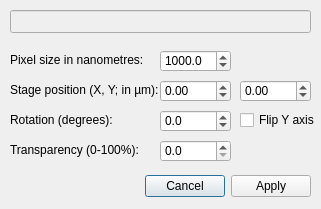
<?xml version="1.0" encoding="UTF-8"?>
<ui version="4.0">
 <class>modifyImage</class>
 <widget class="QDialog" name="modifyImage">
  <property name="geometry">
   <rect>
    <x>0</x>
    <y>0</y>
    <width>321</width>
    <height>209</height>
   </rect>
  </property>
  <property name="windowTitle">
   <string>Modify image</string>
  </property>
  <widget class="QDialogButtonBox" name="buttonBox">
   <property name="geometry">
    <rect>
     <x>110</x>
     <y>170</y>
     <width>201</width>
     <height>32</height>
    </rect>
   </property>
   <property name="orientation">
    <enum>Qt::Horizontal</enum>
   </property>
   <property name="standardButtons">
    <set>QDialogButtonBox::Apply|QDialogButtonBox::Cancel</set>
   </property>
  </widget>
  <widget class="QDoubleSpinBox" name="doubleSpinBox_pixelSize">
   <property name="geometry">
    <rect>
     <x>160</x>
     <y>50</y>
     <width>71</width>
     <height>22</height>
    </rect>
   </property>
   <property name="layoutDirection">
    <enum>Qt::LeftToRight</enum>
   </property>
   <property name="decimals">
    <number>1</number>
   </property>
   <property name="maximum">
    <double>100000.000000000000000</double>
   </property>
   <property name="singleStep">
    <double>10.000000000000000</double>
   </property>
   <property name="value">
    <double>1000.000000000000000</double>
   </property>
  </widget>
  <widget class="QLineEdit" name="lineEdit_selectedImage">
   <property name="enabled">
    <bool>false</bool>
   </property>
   <property name="geometry">
    <rect>
     <x>10</x>
     <y>10</y>
     <width>301</width>
     <height>23</height>
    </rect>
   </property>
  </widget>
  <widget class="QLabel" name="label_st">
   <property name="geometry">
    <rect>
     <x>10</x>
     <y>50</y>
     <width>151</width>
     <height>20</height>
    </rect>
   </property>
   <property name="text">
    <string>Pixel size in nanometres:</string>
   </property>
  </widget>
  <widget class="QLabel" name="label_st_2">
   <property name="geometry">
    <rect>
     <x>10</x>
     <y>140</y>
     <width>151</width>
     <height>20</height>
    </rect>
   </property>
   <property name="text">
    <string>Transparency (0-100%):</string>
   </property>
  </widget>
  <widget class="QLabel" name="label_st_5">
   <property name="geometry">
    <rect>
     <x>10</x>
     <y>110</y>
     <width>151</width>
     <height>20</height>
    </rect>
   </property>
   <property name="text">
    <string>Rotation (degrees):</string>
   </property>
  </widget>
  <widget class="QDoubleSpinBox" name="doubleSpinBox_posY">
   <property name="geometry">
    <rect>
     <x>240</x>
     <y>80</y>
     <width>71</width>
     <height>22</height>
    </rect>
   </property>
   <property name="layoutDirection">
    <enum>Qt::LeftToRight</enum>
   </property>
   <property name="minimum">
    <double>-140000.000000000000000</double>
   </property>
   <property name="maximum">
    <double>140000.000000000000000</double>
   </property>
   <property name="singleStep">
    <double>1.000000000000000</double>
   </property>
  </widget>
  <widget class="QDoubleSpinBox" name="doubleSpinBox_posX">
   <property name="geometry">
    <rect>
     <x>160</x>
     <y>80</y>
     <width>71</width>
     <height>22</height>
    </rect>
   </property>
   <property name="layoutDirection">
    <enum>Qt::LeftToRight</enum>
   </property>
   <property name="minimum">
    <double>-140000.000000000000000</double>
   </property>
   <property name="maximum">
    <double>140000.000000000000000</double>
   </property>
   <property name="singleStep">
    <double>1.000000000000000</double>
   </property>
   <property name="value">
    <double>0.000000000000000</double>
   </property>
  </widget>
  <widget class="QLabel" name="label_st_3">
   <property name="geometry">
    <rect>
     <x>10</x>
     <y>80</y>
     <width>151</width>
     <height>20</height>
    </rect>
   </property>
   <property name="text">
    <string>Stage position (X, Y; in µm):</string>
   </property>
  </widget>
  <widget class="QDoubleSpinBox" name="doubleSpinBox_rotation">
   <property name="geometry">
    <rect>
     <x>160</x>
     <y>110</y>
     <width>71</width>
     <height>22</height>
    </rect>
   </property>
   <property name="layoutDirection">
    <enum>Qt::LeftToRight</enum>
   </property>
   <property name="decimals">
    <number>1</number>
   </property>
   <property name="minimum">
    <double>-360.000000000000000</double>
   </property>
   <property name="maximum">
    <double>360.000000000000000</double>
   </property>
   <property name="singleStep">
    <double>1.000000000000000</double>
   </property>
   <property name="value">
    <double>0.000000000000000</double>
   </property>
  </widget>
  <widget class="QDoubleSpinBox" name="doubleSpinBox_transparency">
   <property name="geometry">
    <rect>
     <x>160</x>
     <y>140</y>
     <width>71</width>
     <height>22</height>
    </rect>
   </property>
   <property name="layoutDirection">
    <enum>Qt::LeftToRight</enum>
   </property>
   <property name="decimals">
    <number>1</number>
   </property>
   <property name="minimum">
    <double>0.000000000000000</double>
   </property>
   <property name="maximum">
    <double>100.000000000000000</double>
   </property>
   <property name="singleStep">
    <double>10.000000000000000</double>
   </property>
   <property name="value">
    <double>0.000000000000000</double>
   </property>
  </widget>
  <widget class="QCheckBox" name="checkBox_flipped">
   <property name="geometry">
    <rect>
     <x>240</x>
     <y>110</y>
     <width>76</width>
     <height>20</height>
    </rect>
   </property>
   <property name="text">
    <string>Flip Y axis</string>
   </property>
  </widget>
 </widget>
 <tabstops>
  <tabstop>lineEdit_selectedImage</tabstop>
  <tabstop>doubleSpinBox_posX</tabstop>
  <tabstop>doubleSpinBox_posY</tabstop>
  <tabstop>doubleSpinBox_pixelSize</tabstop>
 </tabstops>
 <resources/>
 <connections>
  <connection>
   <sender>buttonBox</sender>
   <signal>accepted()</signal>
   <receiver>modifyImage</receiver>
   <slot>accept()</slot>
   <hints>
    <hint type="sourcelabel">
     <x>248</x>
     <y>254</y>
    </hint>
    <hint type="destinationlabel">
     <x>157</x>
     <y>274</y>
    </hint>
   </hints>
  </connection>
  <connection>
   <sender>buttonBox</sender>
   <signal>rejected()</signal>
   <receiver>modifyImage</receiver>
   <slot>reject()</slot>
   <hints>
    <hint type="sourcelabel">
     <x>316</x>
     <y>260</y>
    </hint>
    <hint type="destinationlabel">
     <x>286</x>
     <y>274</y>
    </hint>
   </hints>
  </connection>
 </connections>
</ui>
